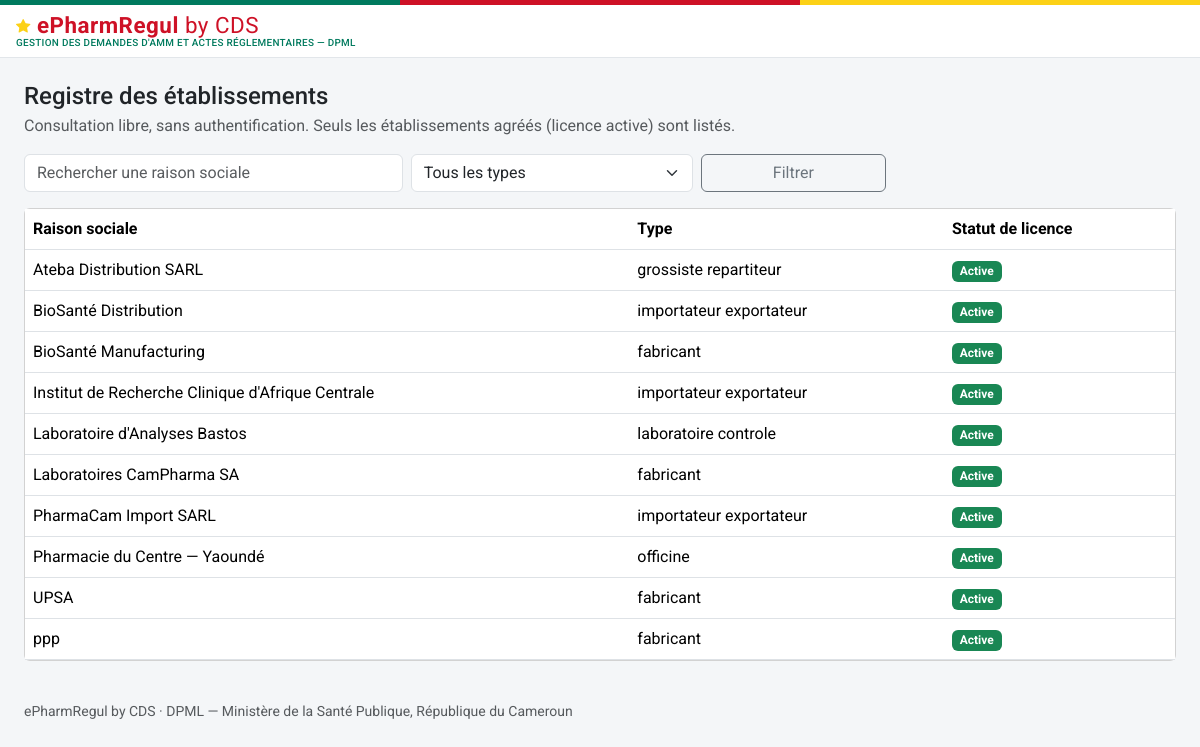
The app's page /etablissements, older data.
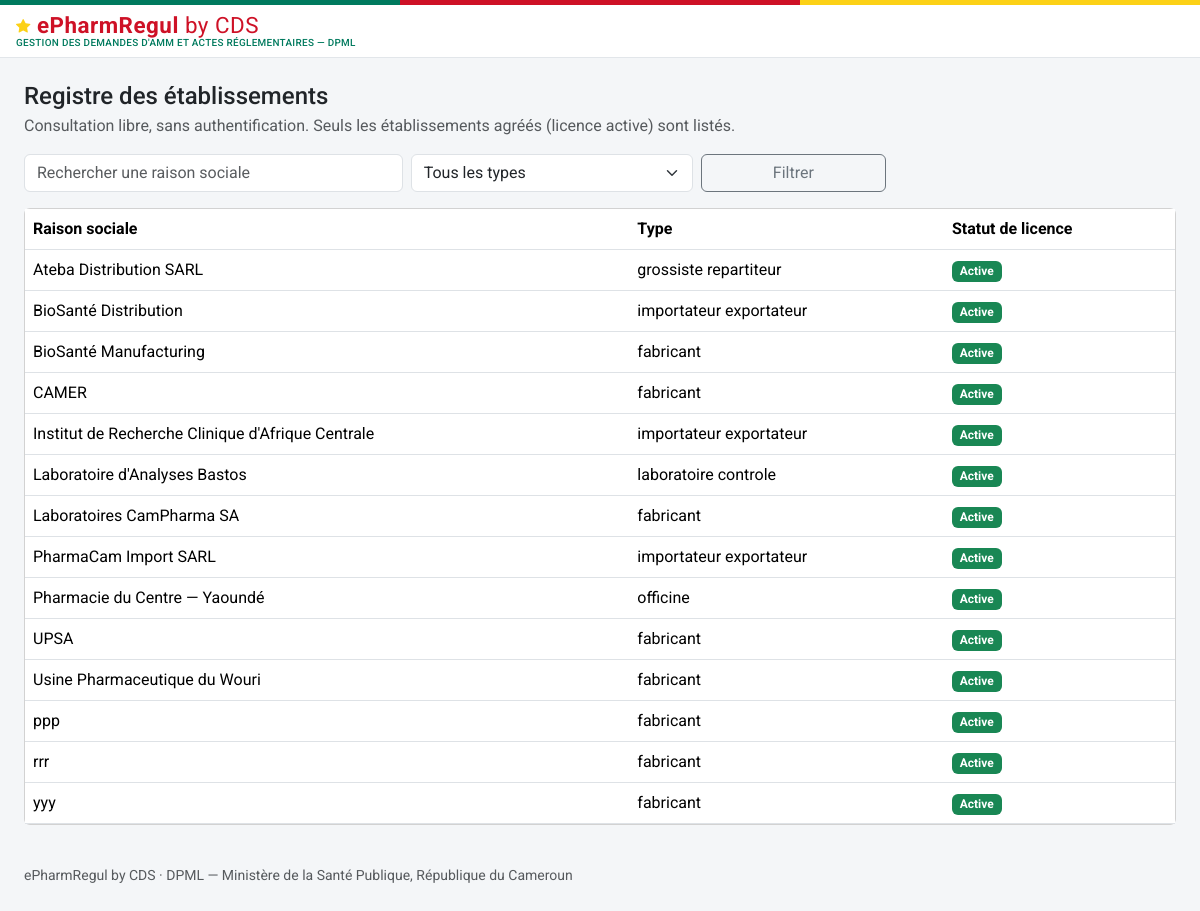
The same page, newer data.
### models.py (models this page shows)
class Etablissement(db.Model):
    id = db.Column(db.Integer, primary_key=True)
    raison_sociale = db.Column(db.String(255), nullable=False)
    type = db.Column(db.String(40), nullable=False)
    adresse = db.Column(db.String(500))
    latitude = db.Column(db.Float, nullable=True)   # géolocalisation — exploité par le futur module RI
    longitude = db.Column(db.Float, nullable=True)
    statut_licence = db.Column(db.String(20), nullable=False, default="en_instruction")
    date_expiration_licence = db.Column(db.Date, nullable=True)
    pharmacien_responsable_id = db.Column(db.Integer, db.ForeignKey("personne.id"), nullable=True)
    categorie_activite = db.Column(db.String(30), nullable=True)
    pharmacien_responsable = db.relationship("Personne", foreign_keys=[pharmacien_responsable_id])

### routes_ri.py (the view)
@ri_bp.route("/etablissements")
def etablissements_registre():
    q = Etablissement.query
    texte = request.args.get("q", "").strip()
    type_etab = request.args.get("type", "")
    statut = request.args.get("statut", "")
    vue_publique = current_user() is None
    if vue_publique:
        q = q.filter_by(statut_licence="active")
        statut = "active"
    if texte:
        q = q.filter(Etablissement.raison_sociale.ilike(f"%{texte}%"))
    if type_etab:
        q = q.filter_by(type=type_etab)
    if statut and not vue_publique:
        q = q.filter_by(statut_licence=statut)
    etablissements = q.order_by(Etablissement.raison_sociale).all()
    return render_template("inspection/etablissements_registre.html", etablissements=etablissements,
                            q=texte, type_etab=type_etab, statut=statut, vue_publique=vue_publique)

### auth.py (called while the page is built)
def current_user():
    uid = session.get("user_id")
    if not uid:
        return None
    return db.session.get(Personne, uid)

### templates/inspection/etablissements_registre.html (shortened to what this page needs)
{% extends "base.html" %}
{% block content %}
<h4 class="mb-1">Registre des établissements</h4>
{% if vue_publique %}
<p class="text-muted">Consultation libre, sans authentification. Seuls les établissements agréés (licence active) sont listés.</p>
{% endif %}
<form method="get" class="row g-2 mb-3" role="search">
  <div class="col-md-4">
    <input type="text" class="form-control" id="q" name="q" value="{{ q }}" placeholder="Rechercher une raison sociale">
  </div>
  <div class="col-md-3">
    <select class="form-select" id="type" name="type">
      <option value="">Tous les types</option>
    </select>
  </div>
  <div class="col-md-2"><button class="btn btn-outline-secondary w-100">Filtrer</button></div>
</form>
<div class="card">
  <div class="table-responsive">
    <table class="table table-hover align-middle mb-0">
      <thead><tr><th>Raison sociale</th><th>Type</th><th>Statut de licence</th></tr></thead>
      <tbody>
        {% for e in etablissements %}
        <tr>
          <td>{% if vue_publique %}{{ e.raison_sociale }}{% else %}<a href="{{ url_for('ri.etablissement_fiche', id=e.id) }}">{{ e.raison_sociale }}</a>{% endif %}</td>
          <td>{{ e.type.replace('_',' ') }}</td>
          <td><span class="badge {{ 'bg-success' if e.statut_licence == 'active' else ('bg-danger' if e.statut_licence in ('suspendue','revoquee') else 'bg-secondary') }}">{{ STATUTS_LICENCE.get(e.statut_licence, e.statut_licence) }}</span></td>
        </tr>
        {% else %}
        <tr><td colspan="3" class="text-center text-muted py-4">Aucun résultat ne correspond à ces critères.</td></tr>
        {% endfor %}
      </tbody>
    </table>
  </div>
</div>
{% endblock %}

Row changes from the older to the newer data that the page shows:
added Etablissement: raison_sociale "CAMER", type.replace "fabricant", get "Active"
added Etablissement: raison_sociale "Usine Pharmaceutique du Wouri", type.replace "fabricant", get "Active"
added Etablissement: raison_sociale "rrr", type.replace "fabricant", get "Active"
added Etablissement: raison_sociale "yyy", type.replace "fabricant", get "Active"
